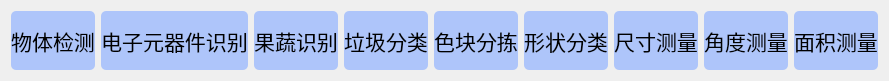
                <widget class="QWidget" name="scrollAreaWidgetContents_3">
                 <property name="geometry">
                  <rect>
                   <x>0</x>
                   <y>0</y>
                   <width>885</width>
                   <height>81</height>
                  </rect>
                 </property>
                 <property name="styleSheet">
                  <string notr="true"/>
                 </property>
                 <layout class="QHBoxLayout" name="horizontalLayout_85">
                  <item>
                   <widget class="QPushButton" name="det_button">
                    <property name="sizePolicy">
                     <sizepolicy hsizetype="Preferred" vsizetype="Preferred">
                      <horstretch>0</horstretch>
                      <verstretch>0</verstretch>
                     </sizepolicy>
                    </property>
                    <property name="font">
                     <font>
                      <family>黑体</family>
                      <pointsize>16</pointsize>
                     </font>
                    </property>
                    <property name="styleSheet">
                     <string notr="true">QPushButton{background-color: rgb(174, 197, 250);}
QPushButton:hover{background-color:  rgb(168, 188, 238);}
QPushButton{border-radius:5px;}</string>
                    </property>
                    <property name="text">
                     <string>物体检测</string>
                    </property>
                   </widget>
                  </item>
                  <item>
                   <widget class="QPushButton" name="electron_button">
                    <property name="sizePolicy">
                     <sizepolicy hsizetype="Preferred" vsizetype="Preferred">
                      <horstretch>0</horstretch>
                      <verstretch>0</verstretch>
                     </sizepolicy>
                    </property>
                    <property name="font">
                     <font>
                      <family>黑体</family>
                      <pointsize>16</pointsize>
                     </font>
                    </property>
                    <property name="styleSheet">
                     <string notr="true">QPushButton{background-color: rgb(174, 197, 250);}
QPushButton:hover{background-color:  rgb(168, 188, 238);}
QPushButton{border-radius:5px;}</string>
                    </property>
                    <property name="text">
                     <string>电子元器件识别</string>
                    </property>
                   </widget>
                  </item>
                  <item>
                   <widget class="QPushButton" name="fruits_button">
                    <property name="sizePolicy">
                     <sizepolicy hsizetype="Preferred" vsizetype="Preferred">
                      <horstretch>0</horstretch>
                      <verstretch>0</verstretch>
                     </sizepolicy>
                    </property>
                    <property name="font">
                     <font>
                      <family>黑体</family>
                      <pointsize>16</pointsize>
                     </font>
                    </property>
                    <property name="styleSheet">
                     <string notr="true">QPushButton{background-color: rgb(174, 197, 250);}
QPushButton:hover{background-color:  rgb(168, 188, 238);}
QPushButton{border-radius:5px;}</string>
                    </property>
                    <property name="text">
                     <string>果蔬识别</string>
                    </property>
                   </widget>
                  </item>
                  <item>
                   <widget class="QPushButton" name="garbage_button">
                    <property name="sizePolicy">
                     <sizepolicy hsizetype="Preferred" vsizetype="Preferred">
                      <horstretch>0</horstretch>
                      <verstretch>0</verstretch>
                     </sizepolicy>
                    </property>
                    <property name="font">
                     <font>
                      <family>黑体</family>
                      <pointsize>16</pointsize>
                     </font>
                    </property>
                    <property name="styleSheet">
                     <string notr="true">QPushButton{background-color: rgb(174, 197, 250);}
QPushButton:hover{background-color:  rgb(168, 188, 238);}
QPushButton{border-radius:5px;}</string>
                    </property>
                    <property name="text">
                     <string>垃圾分类</string>
                    </property>
                   </widget>
                  </item>
                  <item>
                   <widget class="QPushButton" name="color_button">
                    <property name="sizePolicy">
                     <sizepolicy hsizetype="Preferred" vsizetype="Preferred">
                      <horstretch>0</horstretch>
                      <verstretch>0</verstretch>
                     </sizepolicy>
                    </property>
                    <property name="font">
                     <font>
                      <family>黑体</family>
                      <pointsize>16</pointsize>
                     </font>
                    </property>
                    <property name="styleSheet">
                     <string notr="true">QPushButton{background-color: rgb(174, 197, 250);}
QPushButton:hover{background-color:  rgb(168, 188, 238);}
QPushButton{border-radius:5px;}</string>
                    </property>
                    <property name="text">
                     <string>色块分拣</string>
                    </property>
                   </widget>
                  </item>
                  <item>
                   <widget class="QPushButton" name="shape_button">
                    <property name="sizePolicy">
                     <sizepolicy hsizetype="Preferred" vsizetype="Preferred">
                      <horstretch>0</horstretch>
                      <verstretch>0</verstretch>
                     </sizepolicy>
                    </property>
                    <property name="font">
                     <font>
                      <family>黑体</family>
                      <pointsize>16</pointsize>
                     </font>
                    </property>
                    <property name="styleSheet">
                     <string notr="true">QPushButton{background-color: rgb(174, 197, 250);}
QPushButton:hover{background-color:  rgb(168, 188, 238);}
QPushButton{border-radius:5px;}</string>
                    </property>
                    <property name="text">
                     <string>形状分类</string>
                    </property>
                   </widget>
                  </item>
                  <item>
                   <widget class="QPushButton" name="size_button">
                    <property name="sizePolicy">
                     <sizepolicy hsizetype="Preferred" vsizetype="Preferred">
                      <horstretch>0</horstretch>
                      <verstretch>0</verstretch>
                     </sizepolicy>
                    </property>
                    <property name="font">
                     <font>
                      <family>黑体</family>
                      <pointsize>16</pointsize>
                     </font>
                    </property>
                    <property name="styleSheet">
                     <string notr="true">QPushButton{background-color: rgb(174, 197, 250);}
QPushButton:hover{background-color:  rgb(168, 188, 238);}
QPushButton{border-radius:5px;}</string>
                    </property>
                    <property name="text">
                     <string>尺寸测量</string>
                    </property>
                   </widget>
                  </item>
                  <item>
                   <widget class="QPushButton" name="angle_button">
                    <property name="sizePolicy">
                     <sizepolicy hsizetype="Preferred" vsizetype="Preferred">
                      <horstretch>0</horstretch>
                      <verstretch>0</verstretch>
                     </sizepolicy>
                    </property>
                    <property name="font">
                     <font>
                      <family>黑体</family>
                      <pointsize>16</pointsize>
                     </font>
                    </property>
                    <property name="styleSheet">
                     <string notr="true">QPushButton{background-color: rgb(174, 197, 250);}
QPushButton:hover{background-color:  rgb(168, 188, 238);}
QPushButton{border-radius:5px;}</string>
                    </property>
                    <property name="text">
                     <string>角度测量</string>
                    </property>
                   </widget>
                  </item>
                  <item>
                   <widget class="QPushButton" name="area_button">
                    <property name="sizePolicy">
                     <sizepolicy hsizetype="Preferred" vsizetype="Preferred">
                      <horstretch>0</horstretch>
                      <verstretch>0</verstretch>
                     </sizepolicy>
                    </property>
                    <property name="font">
                     <font>
                      <family>黑体</family>
                      <pointsize>16</pointsize>
                     </font>
                    </property>
                    <property name="styleSheet">
                     <string notr="true">QPushButton{background-color: rgb(174, 197, 250);}
QPushButton:hover{background-color:  rgb(168, 188, 238);}
QPushButton{border-radius:5px;}</string>
                    </property>
                    <property name="text">
                     <string>面积测量</string>
                    </property>
                   </widget>
                  </item>
                 </layout>
                </widget>
